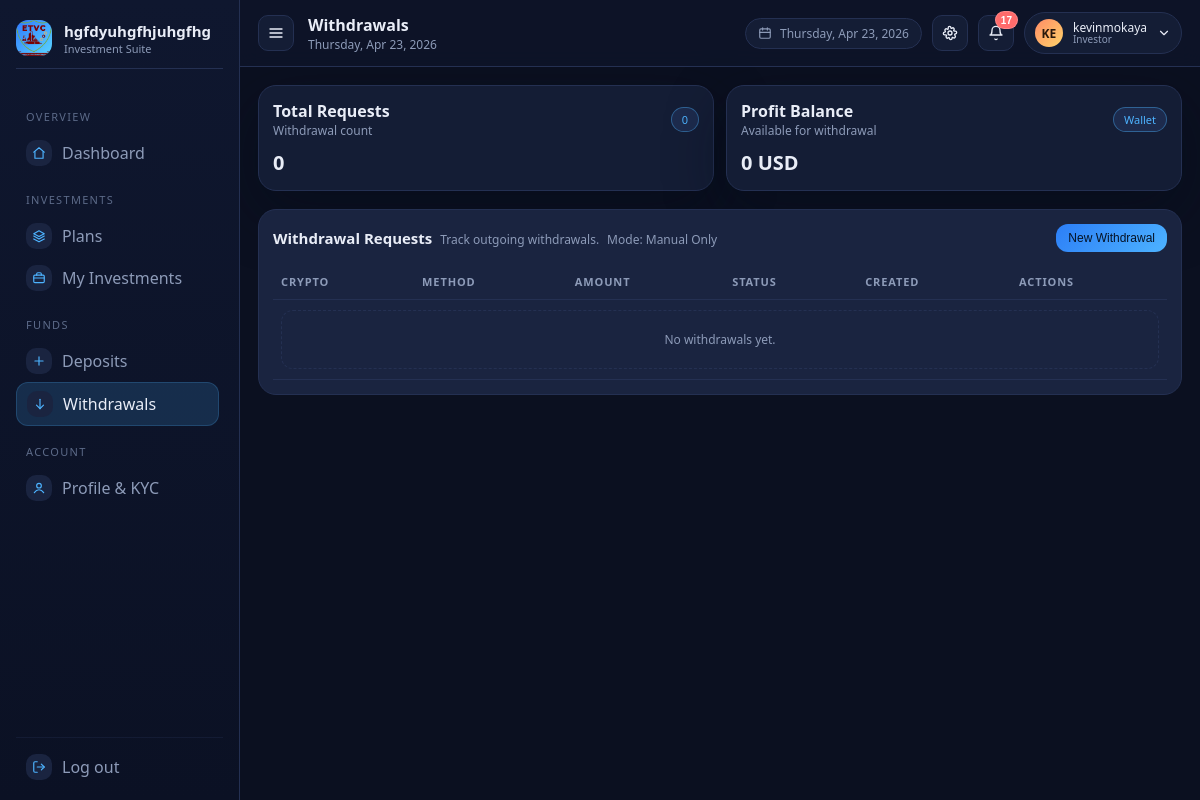
The app's page /withdrawals/ (signed in) with its own data.
### settingsconfig/models.py (models this page shows, shortened)
class SystemSetting(models.Model):
    key = models.CharField(max_length=100, unique=True)
    value = models.JSONField()
    updated_at = models.DateTimeField(auto_now=True)

### wallets/models.py (models this page shows, shortened)
class Wallet(models.Model):
    WALLET_TYPES = [
        ('primary', 'Primary'),
        ('trading', 'Trading'),
        ('savings', 'Savings'),
    ]
    id = models.UUIDField(primary_key=True, default=uuid.uuid4, editable=False)
    user = models.ForeignKey(User, on_delete=models.CASCADE, related_name='wallets')
    name = models.CharField(max_length=100)
    wallet_type = models.CharField(max_length=20, choices=WALLET_TYPES)
    main_balance = models.DecimalField(max_digits=12, decimal_places=2, default=Decimal('0'))
    bonus_balance = models.DecimalField(max_digits=12, decimal_places=2, default=Decimal('0'))
    profit_balance = models.DecimalField(max_digits=12, decimal_places=2, default=Decimal('0'))
    is_default = models.BooleanField(default=False)
    is_active = models.BooleanField(default=True)
    created_at = models.DateTimeField(auto_now_add=True)
    class Meta:
        constraints = [
            models.UniqueConstraint(
                fields=['user'],
                condition=Q(wallet_type='primary'),
                name='uniq_primary_wallet_per_user',
            )
        ]

### payments/models.py (models this page shows, shortened)
class PaymentConfiguration(models.Model):
    MODE_CHOICES = [
        ('manual', 'Manual Only'),
        ('automated', 'Automated Only'),
        ('hybrid', 'Hybrid'),
    ]
    mode = models.CharField(max_length=20, choices=MODE_CHOICES, default='manual')
    enable_deposits = models.BooleanField(default=True)
    enable_withdrawals = models.BooleanField(default=True)
    updated_at = models.DateTimeField(auto_now=True)

### withdrawals/views.py (the view)
# urls.py: path('', WithdrawalListView.as_view(), name='withdrawal_list'),
class WithdrawalListView(LoginRequiredMixin, ListView):
    template_name = 'withdrawals_list.html'
    model = Withdrawal
    context_object_name = 'withdrawals'
    paginate_by = 10
    def get_queryset(self):
        return Withdrawal.objects.filter(user=self.request.user).order_by('-created_at')
    def get_context_data(self, **kwargs):
        context = super().get_context_data(**kwargs)
        context['create_form'] = WithdrawalCreateForm(user=self.request.user)
        context['open_withdrawal_modal'] = False
        context['payment_config'] = get_payment_configuration()
        kyc_profile = KYCProfile.objects.filter(user=self.request.user).first()
        context['kyc_verified'] = bool(kyc_profile and kyc_profile.status == 'verified')
        context['kyc_status'] = kyc_profile.status if kyc_profile else None
        return context

### accounts/context_processors.py (called while the page is built)
def notifications(request):
    if request.user.is_authenticated:
        unread_qs = Notification.objects.filter(user=request.user, is_read=False).order_by('-created_at')
        items = unread_qs[:8]
        unread = unread_qs.count()
        return {'NOTIFICATIONS': items, 'NOTIF_UNREAD': unread}
    return {'NOTIFICATIONS': [], 'NOTIF_UNREAD': 0}

### kyc/context_processors.py (called while the page is built)
def kyc_status(request):
    if request.user.is_authenticated:
        profile = KYCProfile.objects.filter(user=request.user).first()
        return {'KYC_PROFILE': profile}
    return {'KYC_PROFILE': None}

### payments/models.py (called while the page is built)
    def __str__(self) -> str:
        return f"{self.symbol} ({self.network})"

### payments/services.py (called while the page is built)
def get_payment_configuration() -> PaymentConfiguration:
    config = PaymentConfiguration.objects.first()
    if config:
        return config
    return PaymentConfiguration.objects.create()

def get_active_cryptos():
    return CryptoCurrency.objects.filter(is_active=True).order_by('symbol', 'network')

### wallets/context_processors.py (called while the page is built)
def wallet_summary(request):
    if request.user.is_authenticated:
        wallet = get_primary_wallet(request.user)
        wallets = Wallet.objects.filter(user=request.user).order_by('-is_default', 'created_at')
        return {'WALLET_SUMMARY': wallet, 'WALLETS': wallets}
    return {'WALLET_SUMMARY': None, 'WALLETS': []}

### wallets/services.py (called while the page is built)
def get_primary_wallet(user) -> Wallet | None:
    wallet = Wallet.objects.filter(user=user, wallet_type='primary').first()
    if wallet:
        return wallet
    try:
        return create_primary_wallet(user)
    except Exception:
        return None

### templates/withdrawals_list.html (shortened to what this page needs)
{% extends "base.html" %}
{% block content %}
<div class="card-grid">
  <div class="card">
    <div class="card-header">
      <div>
        <div class="card-title">Total Requests</div>
        <div class="card-muted">Withdrawal count</div>
      </div>
      <span class="badge info">{{ withdrawals|length }}</span>
    </div>
    <div class="metric-value">{{ withdrawals|length }}</div>
  </div>
  <div class="card">
    <div class="card-header">
      <div>
        <div class="card-title">Profit Balance</div>
        <div class="card-muted">Available for withdrawal</div>
      </div>
      <span class="badge info">Wallet</span>
    </div>
    <div class="metric-value">{{ WALLET_SUMMARY.profit_balance|default:'0' }} {{ SYSTEM_SETTINGS.CURRENCY|default:'USD' }}</div>
  </div>
</div>
<div class="section-card">
  <div class="section-header">
    <div>
      <div class="section-title">Withdrawal Requests</div>
      <div class="card-muted">Track outgoing withdrawals.</div>
      {% if payment_config %}
        <div class="card-muted">Mode: {{ payment_config.get_mode_display }}</div>
      {% endif %}
    </div>
    <div class="section-actions">
      <button class="btn primary" data-modal-open="#withdrawalModal" type="button" {% if payment_config and not payment_config.enable_withdrawals or not kyc_verified %}disabled{% endif %}>New Withdrawal</button>
    </div>
  </div>
  <div class="table-wrapper">
    <table class="table">
      <thead>
        <tr>
          <th>Crypto</th>
          <th>Method</th>
          <th>Amount</th>
          <th>Status</th>
          <th>Created</th>
          <th>Actions</th>
        </tr>
      </thead>
      <tbody>
        {% for withdrawal in withdrawals %}
          <tr>
            <td data-label="Crypto">{{ withdrawal.crypto.symbol }} ({{ withdrawal.crypto.network }})</td>
            <td data-label="Method">{{ withdrawal.get_method_display }}</td>
            <td data-label="Amount">{{ withdrawal.amount }} {{ SYSTEM_SETTINGS.CURRENCY|default:'USD' }}</td>
            <td data-label="Status">
              {% if withdrawal.status == 'approved' or withdrawal.status == 'completed' %}
                <span class="badge success">{{ withdrawal.get_status_display }}</span>
              {% elif withdrawal.status == 'rejected' %}
                <span class="badge danger">Rejected</span>
              {% else %}
                <span class="badge warning">{{ withdrawal.get_status_display }}</span>
              {% endif %}
            </td>
            <td data-label="Created">{{ withdrawal.created_at|date:"M d, Y" }}</td>
            <td data-label="Actions">
              <div class="table-actions">
                <button class="icon-pill" data-modal-open="#withdrawalView{{ withdrawal.id }}" type="button">
                  <svg class="icon sm"><use href="#icon-eye"></use></svg>
                </button>
              </div>
            </td>
          </tr>
        {% empty %}
          <tr>
            <td colspan="6">
              <div class="empty-state">No withdrawals yet.</div>
            </td>
          </tr>
        {% endfor %}
      </tbody>
    </table>
  </div>
</div>
{% endblock %}

### templates/partials/sidebar.html (shortened to what this page needs)
{% with current=request.resolver_match.url_name %}
<aside class="sidebar">
  <div class="sidebar-brand sidebar-header">
    <div class="brand-mark">
      {% if SYSTEM_SETTINGS.SITE_LOGO %}
        <img class="brand-logo" src="{{ SYSTEM_SETTINGS.SITE_LOGO }}" alt="{{ SYSTEM_SETTINGS.PROJECT_NAME|default:'Invest Platform' }}" />
      {% else %}
        <svg class="icon lg"><use href="#icon-layers"></use></svg>
      {% endif %}
    </div>
    <div class="brand-text">
      <div class="brand-title">{{ SYSTEM_SETTINGS.PROJECT_NAME|default:'Invest Platform' }}</div>
      <div class="brand-subtitle">{{ SYSTEM_SETTINGS.SITE_TAGLINE|default:'Investment Suite' }}</div>
    </div>
  </div>
  <div class="sidebar-scroll">
    <div class="nav-section">
      <div class="nav-section-title">Overview</div>
      <a class="nav-item {% if current == 'dashboard' %}active{% endif %}" href="{% url 'dashboard' %}">
        <span class="nav-icon"><svg class="icon sm"><use href="#icon-home"></use></svg></span>
        <span>Dashboard</span>
      </a>
    </div>
    <div class="nav-section">
      <div class="nav-section-title">Investments</div>
      <a class="nav-item {% if current == 'plans' %}active{% endif %}" href="{% url 'plans' %}">
        <span class="nav-icon"><svg class="icon sm"><use href="#icon-layers"></use></svg></span>
        <span>Plans</span>
      </a>
      <a class="nav-item {% if current == 'my_investments' %}active{% endif %}" href="{% url 'my_investments' %}">
        <span class="nav-icon"><svg class="icon sm"><use href="#icon-briefcase"></use></svg></span>
        <span>My Investments</span>
      </a>
    </div>
    <div class="nav-section">
      <div class="nav-section-title">Funds</div>
      <a class="nav-item {% if current == 'deposit_list' %}active{% endif %}" href="{% url 'deposit_list' %}">
        <span class="nav-icon"><svg class="icon sm"><use href="#icon-plus"></use></svg></span>
        <span>Deposits</span>
      </a>
      <a class="nav-item {% if current == 'withdrawal_list' %}active{% endif %}" href="{% url 'withdrawal_list' %}">
        <span class="nav-icon"><svg class="icon sm"><use href="#icon-arrow-down"></use></svg></span>
        <span>Withdrawals</span>
      </a>
    </div>
    <div class="nav-section">
      <div class="nav-section-title">Account</div>
      <a class="nav-item {% if current == 'profile' %}active{% endif %}" href="{% url 'profile' %}">
        <span class="nav-icon"><svg class="icon sm"><use href="#icon-user"></use></svg></span>
        <span>Profile & KYC</span>
      </a>
    </div>
  </div>
  <div class="nav-section session-section sidebar-footer">
    <a class="nav-item" href="{% url 'logout' %}">
      <span class="nav-icon"><svg class="icon sm"><use href="#icon-log-out"></use></svg></span>
      <span>Log out</span>
    </a>
  </div>
</aside>
{% endwith %}

### templates/partials/topbar.html (shortened to what this page needs)
{% with current=request.resolver_match.url_name %}
<header class="topbar">
  <div class="topbar-left">
    <button class="sidebar-toggle icon-btn" data-sidebar-toggle type="button" aria-label="Toggle menu">
      <svg class="icon"><use href="#icon-menu"></use></svg>
    </button>
    <div class="page-titles">
      <div class="page-title">
        {% if current == 'dashboard' %}Dashboard
        {% elif current == 'plans' %}Investment Plans
        {% elif current == 'my_investments' %}My Investments
        {% elif current == 'deposit_list' %}Deposits
        {% elif current == 'withdrawal_list' %}Withdrawals
        {% elif current == 'profile' %}Profile & KYC
        {% elif current == 'notifications' %}Notifications
        {% elif current == 'admin_dashboard' %}Admin Dashboard
        {% elif current == 'admin_operations' %}Admin Operations
        {% else %}Dashboard{% endif %}
      </div>
      <div class="page-subtitle">{% now "l, M d, Y" %}</div>
    </div>
  </div>
  <div class="topbar-actions">
    <div class="date-chip">
      <svg class="icon sm"><use href="#icon-calendar"></use></svg>
      <span>{% now "l, M d, Y" %}</span>
    </div>
    <button class="icon-btn" type="button" title="Settings">
      <svg class="icon"><use href="#icon-settings"></use></svg>
    </button>
    <div class="notif-wrap" data-notif-wrap>
      <button class="icon-btn notif-btn" type="button" title="Notifications" data-notif-toggle>
        <svg class="icon"><use href="#icon-bell"></use></svg>
        {% if NOTIF_UNREAD %}
          <span class="notif-badge" data-notif-badge>{{ NOTIF_UNREAD }}</span>
        {% else %}
          <span class="notif-badge" data-notif-badge style="display:none;">0</span>
        {% endif %}
      </button>
    </div>
    <div class="user-menu">
      <div class="avatar">{{ request.user.username|default:'U'|slice:':2'|upper }}</div>
      <div class="user-meta">
        <div class="user-name">{{ request.user.username }}</div>
        <div class="user-role">{% if request.user.is_staff %}Super Admin{% else %}Investor{% endif %}</div>
      </div>
      <svg class="icon sm"><use href="#icon-chevron-down"></use></svg>
    </div>
  </div>
</header>
{% endwith %}

### records on screen
SystemSetting: PROJECT_NAME "hgfdyuhgfhjuhgfhg"
SystemSetting: SITE_TAGLINE "Investment Suite"
Wallet: profit_balance "0"
SystemSetting: CURRENCY "USD"
PaymentConfiguration: mode "Manual Only"

### other values on screen
{{ NOTIF_UNREAD }} "17"
{{ request.user.username|default:'U'|slice:':2'|upper }} "KE"
{{ request.user.username }} "kevinmokaya"
{{ withdrawals|length }} "0"
